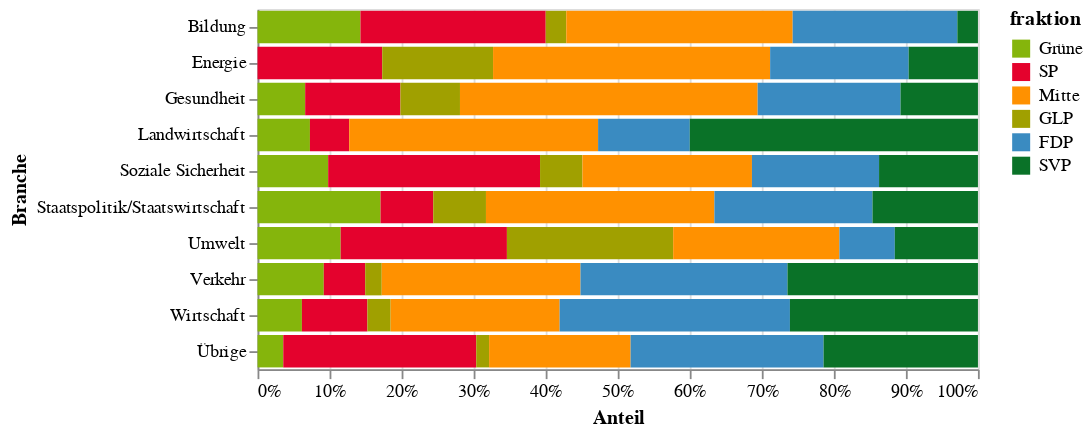

Write notebook code for a chart like this one.
### Markdown cell above
Hier sieht man wie sich die Fraktionen die bezahlten Mandate aufteilen innerhalb der Branchen.
Auffällig ist, dass die linken Parteien nur in der Umweltbranche eine Mehrheit der Lobbymandate haben (falls man die GLP zu den linken zählt). Hingegen sind sie in den Branchen Landwirtschaft, Verkehr und Wirtschaft sehr schwach vertreten.

### Code cell
source = duckdb.query('''
    select branche, fraktion_lang fraktion, f.sort, count(1) count
    from df_bezahlt b
    join df_fraktionen f on f.fraktion = b.fraktion
    where 1=1
    and branche in (select branche from df_bezahlt group by branche having count(1) >= 20)
    group by 1, 2, 3
    union
    select 'Übrige' branche, fraktion_lang fraktion, sort, count(1) count
    from df_bezahlt b
    join df_fraktionen f on f.fraktion = b.fraktion
    where branche not in (select branche from df_bezahlt group by branche having count(1) >= 20)
    group by 1, 2, 3
    order by branche, f.sort
''').to_df()

chart = alt.Chart(source).mark_bar().encode(
    x=alt.X('count', title='Anteil', stack='normalize', axis=alt.Axis(format='%')),
    y=alt.Y('branche', title='Branche'),
    color=alt.Color('fraktion', scale=alt.Scale(domain=fraktion_namen, range=fraktion_farben)),
    order=alt.Order('color_fraktion_sort_index:Q'),
)
chart.save('output/bars-nach-branche-und-fraktion-relativ-min20.pdf')
chart

### Figure 1 — Vega-Lite specification as saved in the notebook (floating-point values rounded to 4 significant figures)
{"config": {"view": {"continuousWidth": 400, "continuousHeight": 300}}, "data": {"name": "data-3129a2418da26a5fb811be38d3074a05"}, "mark": "bar", "encoding": {"color": {"field": "fraktion", "scale": {"domain": ["Grüne", "SP", "Mitte", "GLP", "FDP", "SVP"], "range": ["#85B50C", "#E4022D", "#FF9100", "#A0A000", "#3A8BC1", "#0A7228"]}, "type": "nominal"}, "order": {"field": "color_fraktion_sort_index", "type": "quantitative"}, "x": {"axis": {"format": "%"}, "field": "count", "stack": "normalize", "title": "Anteil", "type": "quantitative"}, "y": {"field": "branche", "title": "Branche", "type": "nominal"}}, "$schema": "https://vega.github.io/schema/vega-lite/v4.17.0.json", "datasets": {"data-3129a2418da26a5fb811be38d3074a05": [{"branche": "Bildung", "fraktion": "Grüne", "sort": 1, "count": 5}, {"branche": "Bildung", "fraktion": "SP", "sort": 2, "count": 9}, {"branche": "Bildung", "fraktion": "GLP", "sort": 3, "count": 1}, {"branche": "Bildung", "fraktion": "Mitte", "sort": 4, "count": 11}, {"branche": "Bildung", "fraktion": "FDP", "sort": 5, "count": 8}, {"branche": "Bildung", "fraktion": "SVP", "sort": 6, "count": 1}, {"branche": "Energie", "fraktion": "SP", "sort": 2, "count": 9}, {"branche": "Energie", "fraktion": "GLP", "sort": 3, "count": 8}, {"branche": "Energie", "fraktion": "Mitte", "sort": 4, "count": 20}, {"branche": "Energie", "fraktion": "FDP", "sort": 5, "count": 10}, {"branche": "Energie", "fraktion": "SVP", "sort": 6, "count": 5}, {"branche": "Gesundheit", "fraktion": "Grüne", "sort": 1, "count": 8}, {"branche": "Gesundheit", "fraktion": "SP", "sort": 2, "count": 16}, {"branche": "Gesundheit", "fraktion": "GLP", "sort": 3, "count": 10}, {"branche": "Gesundheit", "fraktion": "Mitte", "sort": 4, "count": 50}, {"branche": "Gesundheit", "fraktion": "FDP", "sort": 5, "count": 24}, {"branche": "Gesundheit", "fraktion": "SVP", "sort": 6, "count": 13}, {"branche": "Landwirtschaft", "fraktion": "Grüne", "sort": 1, "count": 4}, {"branche": "Landwirtschaft", "fraktion": "SP", "sort": 2, "count": 3}, {"branche": "Landwirtschaft", "fraktion": "Mitte", "sort": 4, "count": 19}, {"branche": "Landwirtschaft", "fraktion": "FDP", "sort": 5, "count": 7}, {"branche": "Landwirtschaft", "fraktion": "SVP", "sort": 6, "count": 22}, {"branche": "Soziale Sicherheit", "fraktion": "Grüne", "sort": 1, "count": 5}, {"branche": "Soziale Sicherheit", "fraktion": "SP", "sort": 2, "count": 15}, {"branche": "Soziale Sicherheit", "fraktion": "GLP", "sort": 3, "count": 3}, {"branche": "Soziale Sicherheit", "fraktion": "Mitte", "sort": 4, "count": 12}, {"branche": "Soziale Sicherheit", "fraktion": "FDP", "sort": 5, "count": 9}, {"branche": "Soziale Sicherheit", "fraktion": "SVP", "sort": 6, "count": 7}, {"branche": "Staatspolitik/Staatswirtschaft", "fraktion": "Grüne", "sort": 1, "count": 7}, {"branche": "Staatspolitik/Staatswirtschaft", "fraktion": "SP", "sort": 2, "count": 3}, {"branche": "Staatspolitik/Staatswirtschaft", "fraktion": "GLP", "sort": 3, "count": 3}, {"branche": "Staatspolitik/Staatswirtschaft", "fraktion": "Mitte", "sort": 4, "count": 13}, {"branche": "Staatspolitik/Staatswirtschaft", "fraktion": "FDP", "sort": 5, "count": 9}, {"branche": "Staatspolitik/Staatswirtschaft", "fraktion": "SVP", "sort": 6, "count": 6}, {"branche": "Umwelt", "fraktion": "Grüne", "sort": 1, "count": 3}, {"branche": "Umwelt", "fraktion": "SP", "sort": 2, "count": 6}, {"branche": "Umwelt", "fraktion": "GLP", "sort": 3, "count": 6}, {"branche": "Umwelt", "fraktion": "Mitte", "sort": 4, "count": 6}, {"branche": "Umwelt", "fraktion": "FDP", "sort": 5, "count": 2}, {"branche": "Umwelt", "fraktion": "SVP", "sort": 6, "count": 3}, {"branche": "Verkehr", "fraktion": "Grüne", "sort": 1, "count": 8}, {"branche": "Verkehr", "fraktion": "SP", "sort": 2, "count": 5}, {"branche": "Verkehr", "fraktion": "GLP", "sort": 3, "count": 2}, {"branche": "Verkehr", "fraktion": "Mitte", "sort": 4, "count": 24}, {"branche": "Verkehr", "fraktion": "FDP", "sort": 5, "count": 25}, {"branche": "Verkehr", "fraktion": "SVP", "sort": 6, "count": 23}, {"branche": "Wirtschaft", "fraktion": "Grüne", "sort": 1, "count": 21}, {"branche": "Wirtschaft", "fraktion": "SP", "sort": 2, "count": 31}, {"branche": "Wirtschaft", "fraktion": "GLP", "sort": 3, "count": 11}, {"branche": "Wirtschaft", "fraktion": "Mitte", "sort": 4, "count": 80}, {"branche": "Wirtschaft", "fraktion": "FDP", "sort": 5, "count": 109}, {"branche": "Wirtschaft", "fraktion": "SVP", "sort": 6, "count": 89}, {"branche": "Übrige", "fraktion": "Grüne", "sort": 1, "count": 2}, {"branche": "Übrige", "fraktion": "SP", "sort": 2, "count": 15}, {"branche": "Übrige", "fraktion": "GLP", "sort": 3, "count": 1}, {"branche": "Übrige", "fraktion": "Mitte", "sort": 4, "count": 11}, {"branche": "Übrige", "fraktion": "FDP", "sort": 5, "count": 15}, {"branche": "Übrige", "fraktion": "SVP", "sort": 6, "count": 12}]}}
